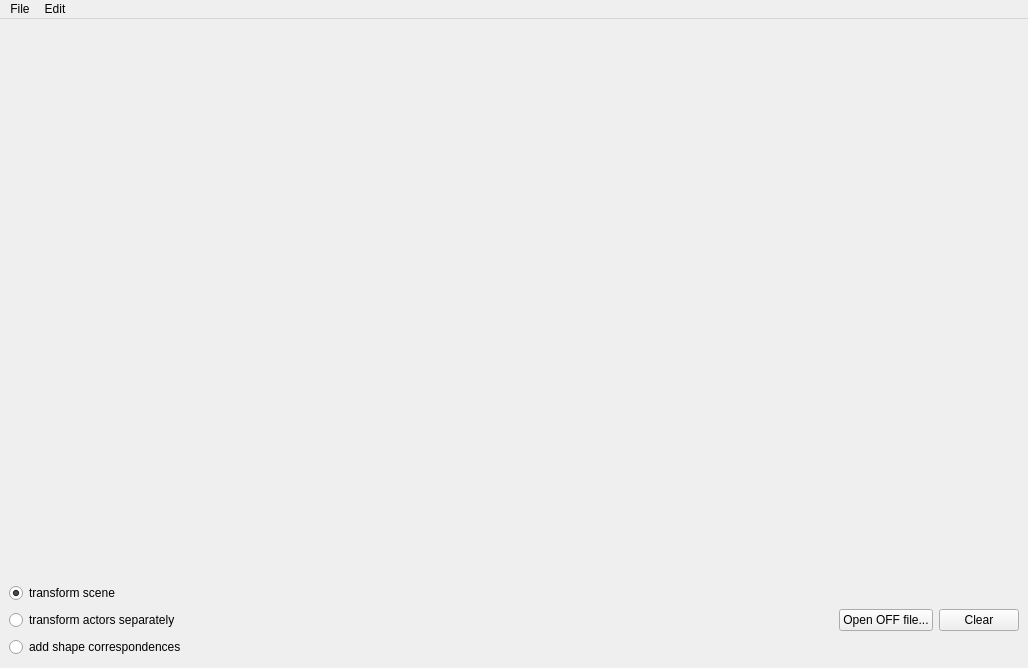
<?xml version="1.0" encoding="UTF-8"?>
<ui version="4.0">
 <class>ShapeAnalyzer</class>
 <widget class="QMainWindow" name="ShapeAnalyzer">
  <property name="geometry">
   <rect>
    <x>0</x>
    <y>0</y>
    <width>1028</width>
    <height>668</height>
   </rect>
  </property>
  <property name="windowTitle">
   <string>MainWindow</string>
  </property>
  <widget class="QWidget" name="centralwidget">
   <layout class="QVBoxLayout" name="verticalLayout">
    <item>
     <widget class="QVTKWidget" name="qvtkWidget">
      <property name="minimumSize">
       <size>
        <width>800</width>
        <height>500</height>
       </size>
      </property>
     </widget>
    </item>
    <item>
     <layout class="QHBoxLayout" name="horizontalLayout">
      <item>
       <layout class="QGridLayout" name="gridLayout">
        <item row="0" column="0">
         <widget class="QRadioButton" name="radioButtonTransformScene">
          <property name="text">
           <string>transform scene</string>
          </property>
          <property name="checked">
           <bool>true</bool>
          </property>
          <attribute name="buttonGroup">
           <string notr="true">buttonGroup</string>
          </attribute>
         </widget>
        </item>
        <item row="1" column="0">
         <widget class="QRadioButton" name="radioButtonTransformActors">
          <property name="text">
           <string>transform actors separately</string>
          </property>
          <attribute name="buttonGroup">
           <string notr="true">buttonGroup</string>
          </attribute>
         </widget>
        </item>
        <item row="2" column="0">
         <widget class="QRadioButton" name="radioButtonAddCorrespondences">
          <property name="text">
           <string>add shape correspondences</string>
          </property>
          <attribute name="buttonGroup">
           <string notr="true">buttonGroup</string>
          </attribute>
         </widget>
        </item>
       </layout>
      </item>
      <item>
       <spacer name="horizontalSpacer">
        <property name="orientation">
         <enum>Qt::Horizontal</enum>
        </property>
        <property name="sizeHint" stdset="0">
         <size>
          <width>538</width>
          <height>77</height>
         </size>
        </property>
       </spacer>
      </item>
      <item>
       <widget class="QPushButton" name="openFileButton">
        <property name="text">
         <string>Open OFF file...</string>
        </property>
       </widget>
      </item>
      <item>
       <widget class="QPushButton" name="clearButton">
        <property name="text">
         <string>Clear</string>
        </property>
       </widget>
      </item>
     </layout>
    </item>
   </layout>
  </widget>
  <widget class="QMenuBar" name="menubar">
   <property name="geometry">
    <rect>
     <x>0</x>
     <y>0</y>
     <width>1028</width>
     <height>22</height>
    </rect>
   </property>
   <widget class="QMenu" name="menuFile">
    <property name="title">
     <string>File</string>
    </property>
    <addaction name="actionOpenFile"/>
    <addaction name="actionExit"/>
   </widget>
   <widget class="QMenu" name="menuEdit">
    <property name="title">
     <string>Edit</string>
    </property>
    <addaction name="actionClear"/>
    <addaction name="actionResetCamera"/>
   </widget>
   <addaction name="menuFile"/>
   <addaction name="menuEdit"/>
  </widget>
  <action name="actionOpenFile">
   <property name="text">
    <string>Open OFF file...</string>
   </property>
  </action>
  <action name="actionClear">
   <property name="text">
    <string>Clear</string>
   </property>
  </action>
  <action name="actionResetCamera">
   <property name="text">
    <string>Reset camera</string>
   </property>
  </action>
  <action name="actionExit">
   <property name="text">
    <string>Exit</string>
   </property>
  </action>
 </widget>
 <customwidgets>
  <customwidget>
   <class>QVTKWidget</class>
   <extends>QWidget</extends>
   <header>QVTKWidget.h</header>
  </customwidget>
 </customwidgets>
 <resources/>
 <connections/>
 <buttongroups>
  <buttongroup name="buttonGroup"/>
 </buttongroups>
</ui>
